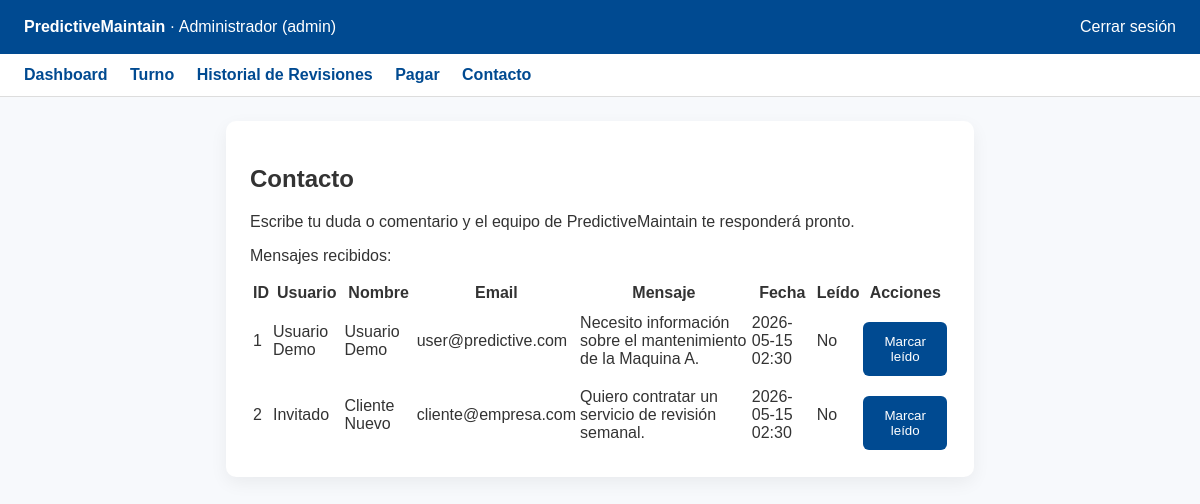
Screenshot of /frontend/vista/contacto.php (signed in) with the database file from the repository.
### tables this page shows
CREATE TABLE mensajes (
    id INT AUTO_INCREMENT PRIMARY KEY,
    usuario_id INT NULL,
    nombre VARCHAR(255) NOT NULL,
    email VARCHAR(255) NOT NULL,
    mensaje TEXT NOT NULL,
    creado_en DATETIME NOT NULL DEFAULT CURRENT_TIMESTAMP,
    leido TINYINT(1) NOT NULL DEFAULT 0,
    FOREIGN KEY (usuario_id) REFERENCES usuarios(id) ON DELETE SET NULL
);

CREATE TABLE usuarios (
    id INT AUTO_INCREMENT PRIMARY KEY,
    nombre VARCHAR(255) NOT NULL,
    email VARCHAR(255) NOT NULL UNIQUE,
    password VARCHAR(255) NOT NULL,
    rol ENUM('admin','usuario') NOT NULL DEFAULT 'usuario',
    creado_en DATETIME NOT NULL DEFAULT CURRENT_TIMESTAMP
);

### frontend/vista/auth.php (called while the page is built, shortened)
<?php
function isAdmin() {
    return isset($_SESSION['rol']) && $_SESSION['rol'] === 'admin';
}
function getCurrentUserName() {
    return $_SESSION['nombre'] ?? 'Invitado';
}
function getCurrentUserRole() {
    return $_SESSION['rol'] ?? 'usuario';
}
?>

### backend/modelo/MensajeModelo.php (called while the page is built, shortened)
<?php
class MensajeModelo {
    private $conn;
    public function __construct() {
        $host = 'localhost';
        $user = 'root';
        $pass = '';
        $db = 'predictive_maintain';
        $this->conn = new mysqli($host, $user, $pass, $db);
    }
    public function listar($soloNoLeidos = false) {
        if ($soloNoLeidos) {
            $sql = 'SELECT m.id, m.usuario_id, m.nombre, m.email, m.mensaje, m.creado_en, m.leido, u.nombre AS usuario_nombre FROM mensajes m LEFT JOIN usuarios u ON m.usuario_id = u.id WHERE m.leido = 0 ORDER BY m.creado_en DESC';
        } else {
            $sql = 'SELECT m.id, m.usuario_id, m.nombre, m.email, m.mensaje, m.creado_en, m.leido, u.nombre AS usuario_nombre FROM mensajes m LEFT JOIN usuarios u ON m.usuario_id = u.id ORDER BY m.creado_en DESC';
        }
        $stmt = $this->conn->prepare($sql);
        $stmt->execute();
        $result = $stmt->get_result();
        $mensajes = [];
        while ($row = $result->fetch_assoc()) {
            $mensajes[] = $row;
        }
        return $mensajes;
    }
}
?>

### frontend/vista/contacto.php (the view, shortened to what this page needs)
<?php
require_once 'auth.php';
$isAdmin = isAdmin();
$mensajeModel = new MensajeModelo();
$mensajes = $isAdmin ? $mensajeModel->listar() : [];
?>
<!DOCTYPE html>
<html lang="es">
<head>
</head>
<body>
    <div class="header">
        <div>
            <strong>PredictiveMaintain</strong>
            <span> · <?php echo htmlspecialchars(getCurrentUserName()); ?> (<?php echo htmlspecialchars(getCurrentUserRole()); ?>)</span>
        </div>
        <div><a href="logout.php">Cerrar sesión</a></div>
    </div>
    <div class="nav">
        <a href="dashboard.php">Dashboard</a>
        <a href="turno.php">Turno</a>
        <a href="historial.php">Historial de Revisiones</a>
        <a href="pagar.php">Pagar</a>
        <a href="contacto.php">Contacto</a>
    </div>
    <div class="container">
        <div class="card">
            <h2>Contacto</h2>
            <p>Escribe tu duda o comentario y el equipo de PredictiveMaintain te responderá pronto.</p>
            <?php if (!$isAdmin): ?>
                <form method="POST" action="contacto.php">
                    <label for="nombre">Nombre</label>
                    <input type="text" id="nombre" name="nombre" required>
                    <label for="email">Email</label>
                    <input type="email" id="email" name="email" required>
                    <label for="mensaje">Mensaje</label>
                    <textarea id="mensaje" name="mensaje" required></textarea>
                    <button type="submit">Enviar mensaje</button>
                </form>
            <?php else: ?>
                <p>Mensajes recibidos:</p>
                <?php if (count($mensajes) === 0): ?>
                    <p>No hay mensajes nuevos.</p>
                <?php else: ?>
                    <table>
                        <thead>
                            <tr>
                                <th>ID</th>
                                <th>Usuario</th>
                                <th>Nombre</th>
                                <th>Email</th>
                                <th>Mensaje</th>
                                <th>Fecha</th>
                                <th>Leído</th>
                                <th>Acciones</th>
                            </tr>
                        </thead>
                        <tbody>
                            <?php foreach ($mensajes as $item): ?>
                                <tr>
                                    <td><?php echo intval($item['id']); ?></td>
                                    <td><?php echo htmlspecialchars($item['usuario_nombre'] ?? 'Invitado'); ?></td>
                                    <td><?php echo htmlspecialchars($item['nombre']); ?></td>
                                    <td><?php echo htmlspecialchars($item['email']); ?></td>
                                    <td><?php echo htmlspecialchars($item['mensaje']); ?></td>
                                    <td><?php echo htmlspecialchars(date('Y-m-d H:i', strtotime($item['creado_en']))); ?></td>
                                    <td><?php echo $item['leido'] === '1' || $item['leido'] === 1 ? 'Sí' : 'No'; ?></td>
                                    <td>
                                        <?php if ($item['leido'] === '0' || $item['leido'] === 0): ?>
                                            <form method="POST" style="display:inline;">
                                                <button type="submit">Marcar leído</button>
                                            </form>
                                        <?php endif; ?>
                                    </td>
                                </tr>
                            <?php endforeach; ?>
                        </tbody>
                    </table>
                <?php endif; ?>
            <?php endif; ?>
        </div>
    </div>
</body>
</html>

### frontend/vista/contacto.php (style rules this page uses)
body { font-family: Arial, sans-serif; margin: 0; background: #f7f9fc; color: #333; }
.header { display: flex; justify-content: space-between; align-items: center; padding: 18px 24px; background: #004a91; color: #fff; }
.header a { color: #fff; text-decoration: none; }
.nav { background: #fff; border-bottom: 1px solid #ddd; padding: 12px 24px; }
.nav a { margin-right: 18px; color: #004a91; text-decoration: none; font-weight: 600; }
.container { padding: 24px; }
.card { background: #fff; border-radius: 10px; padding: 24px; box-shadow: 0 6px 18px rgba(0,0,0,0.06); max-width: 700px; margin: 0 auto; }
button { padding: 12px 18px; border: none; border-radius: 6px; background: #004a91; color: #fff; cursor: pointer; margin-top: 16px; }

### rows the page displays
mensajes: id "1", usuario.nombre "Usuario Demo", nombre "Usuario Demo", email "user@predictive.com", mensaje "Necesito información sobre el mantenimiento de la Maquina A.", creado_en "2026-05-15 02:30", leido "No"
mensajes: id "2", usuario_nombre "Invitado", nombre "Cliente Nuevo", email "cliente@empresa.com", mensaje "Quiero contratar un servicio de revisión semanal.", creado_en "2026-05-15 02:30", leido "No"

### other values shown
getCurrentUserName() "Administrador"
getCurrentUserRole() "admin"
